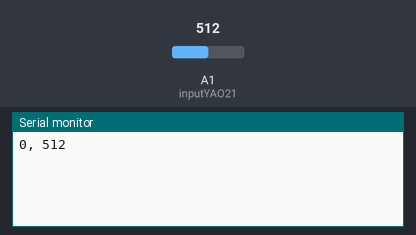
The sketch below on a simulated Arduino Uno, built with avr-gcc and run on an emulated ATmega328P. Shown: the last lines printed to the serial monitor. The test bench sets the inputs (shaded band); at power-on: A1 (inputYAO21) = 512.

Above: at 1.2 s.
1.3 s: A1 (inputYAO21) set to 716
At 2.6 s:
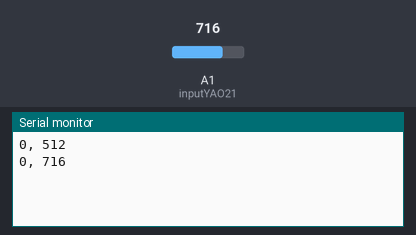
2.8 s: A1 (inputYAO21) set to 900
At 3.8 s:
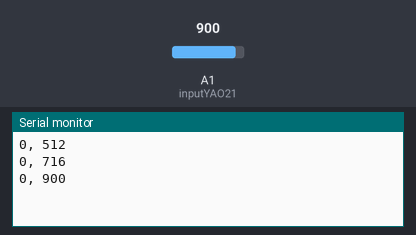
Timing chart, 0 to 5.8 s (numbered marks = the images above; inputs shaded):
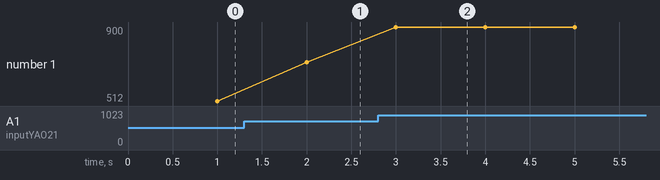

Measured:
- after the input at 1.3 s, the serial monitor: prints a new line after 0.70 s (image 1)
- after the input at 2.8 s, the serial monitor: prints a new line after 0.20 s (image 2)
- plotted number 1: 512 → 716 after the input at 1.3 s, 716 → 900 after the input at 2.8 s

The sketch:

calibrate_Range.ino
```cpp
#define inputD120 A0
#define inputYAO21 A1

//used to decrease Serial print rate
const int serialRefreshTime = 1000;//ms
unsigned long int lastPrintTime = 0;

void setup()
{
  pinMode(inputD120, INPUT);
  pinMode(inputYAO21, INPUT);
  Serial.begin(9600);
}

void loop()
{
  printValue(0,analogRead(inputYAO21));
}
void printValue(int value,int value2)
{
  if ((millis()-lastPrintTime)< serialRefreshTime)
  {
    return;
  }

  Serial.print(value);
  Serial.print(", ");
  Serial.print(value2);
  Serial.print("\n");

  lastPrintTime = millis();//keep track of the last time it printed
}
```
